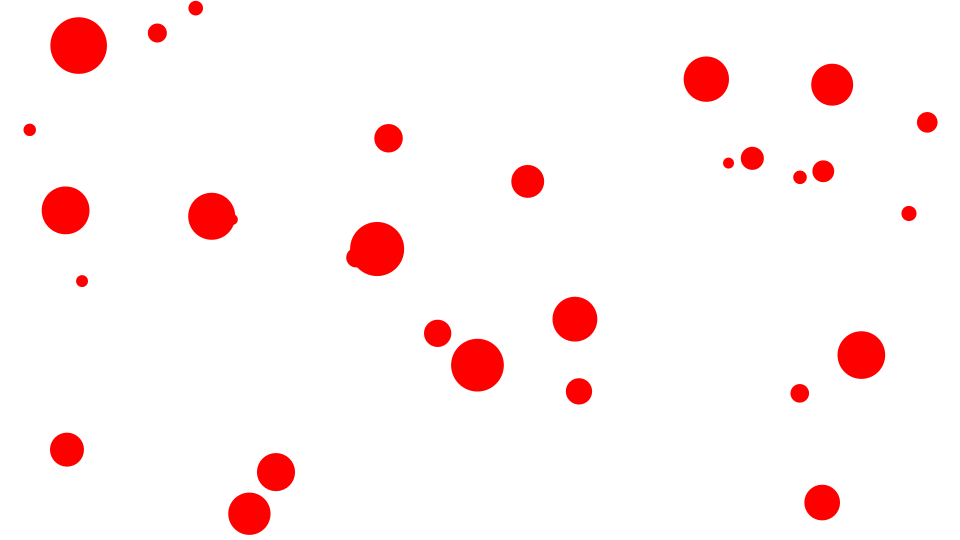
Frame 1 (no input)
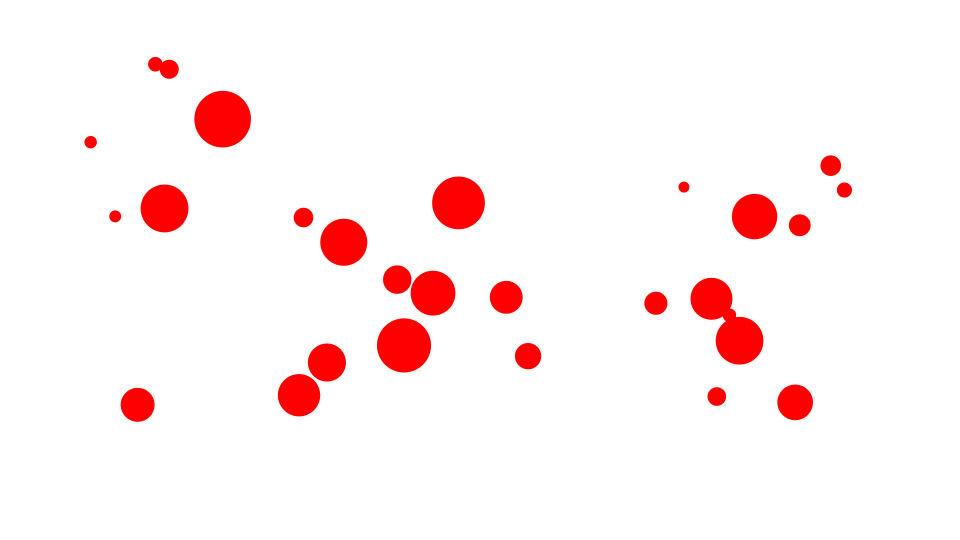
Frame 60 (the mouse pressed at the canvas centre just before this capture)
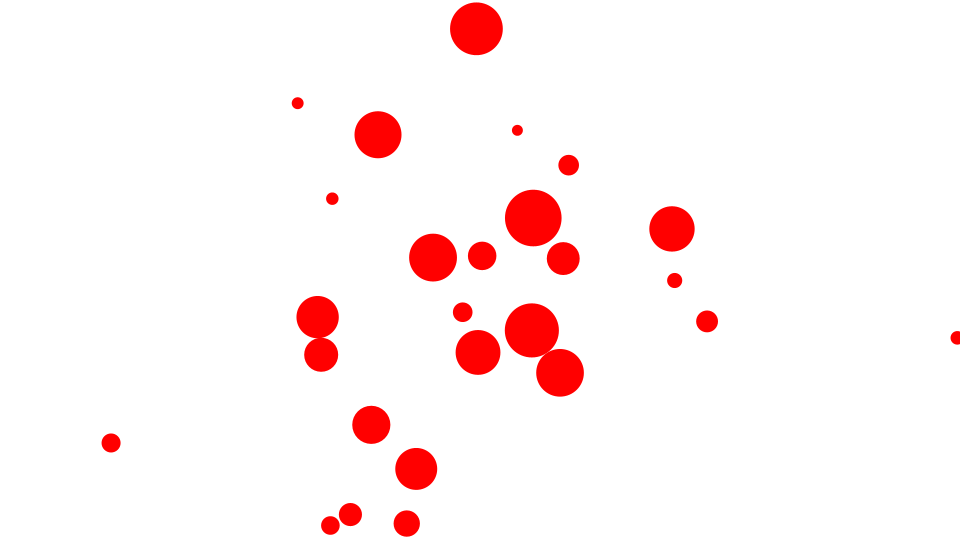
Frame 120 (the mouse held since frame 60 and released just before this capture)

The Processing sketch that drew these frames (run headless with seeded random() and noise(); from frame 60 on, the mouse is pressed at the canvas centre):

// Processing sketch: GravityRandom
// ── GravityRandom.pde
Ball[] particles;
static final int numParticles = 30;

void setup() {
  size(960, 540);
  frameRate(30);
  initialize();
}

void initialize() {
  smooth();
  noStroke();
  
  particles = new Ball[numParticles];
  for(int i=0; i<numParticles; i++) {
    float size = random(25) + 5;
    particles[i] = new Ball(size);
    particles[i].x = random(width);
    particles[i].y = random(height);
    particles[i].mass = size;
    particles[i].setFillColor(color(255, 0, 0));
  }
}

void draw() {
  background(255);

  for(int i=0; i<numParticles; i++){
    Ball particle = particles[i];       
    particle.x += particle.vx;
    particle.y += particle.vy;
    particle.update();
  }
      
  for(int i=0; i<numParticles; i++){
    Ball partA = particles[i];
    for(int j=i+1; j<numParticles; j++){
      Ball partB = particles[j];
      checkCollision(partA, partB);
      gravitate(partA, partB);
    }
  }
}

void gravitate(Ball partA, Ball partB) {
  float dx = partB.x - partA.x;
  float dy = partB.y - partA.y;
  float distSQ = dx*dx + dy*dy;
  float dist = sqrt(distSQ);
  float force = partA.mass * partB.mass / distSQ;
  float ax = force * dx / dist;
  float ay = force * dy / dist;
  partA.vx += ax;
  partA.vy += ay;
  partB.vx -= ax;
  partB.vy -= ay;
}

void checkCollision(Ball ball0, Ball ball1) {
  float dx = ball1.x - ball0.x;
  float dy = ball1.y - ball0.y;
  float dist = sqrt(dx*dx + dy*dy);
  
  if(dist < ball0.radius + ball1.radius){
    float angle = atan2(dy, dx);
    float sine = sin(angle);
    float cosine = cos(angle);
    
    Point pos0 = new Point(0, 0);
    Point pos1 = rotate(dx, dy, sine, cosine, true);
    Point vel0 = rotate(ball0.vx, ball0.vy, sine, cosine, true);
    Point vel1 = rotate(ball1.vx, ball1.vy, sine, cosine, true);
    
    float vxTotal = vel0.x - vel1.x;
    vel0.x = ((ball0.mass - ball1.mass) * vel0.x + 2 * ball1.mass * vel1.x) / (ball0.mass + ball1.mass);
    vel1.x = vxTotal + vel0.x;

    float absV = abs(vel0.x) + abs(vel1.x);
    float overlap = (ball0.radius + ball1.radius)  - abs(pos0.x - pos1.x);
    pos0.x += vel0.x / absV * overlap;
    pos1.x += vel1.x / absV * overlap;
    
    Point pos0F = rotate(pos0.x, pos0.y, sine, cosine, false);
    Point pos1F = rotate(pos1.x, pos1.y, sine, cosine, false);

    ball1.x = ball0.x + pos1F.x;
    ball1.y = ball0.y + pos1F.y;
    ball0.x = ball0.x + pos0F.x;
    ball0.y = ball0.y + pos0F.y;
    
    Point vel0F = rotate(vel0.x, vel0.y, sine, cosine, false);
    Point vel1F = rotate(vel1.x, vel1.y, sine, cosine,false);
    ball0.vx = vel0F.x;
    ball0.vy = vel0F.y;
    ball1.vx = vel1F.x;
    ball1.vy = vel1F.y;
  }
}

Point rotate(float x, float y, float sine, float cosine, Boolean reverse) {
  Point result = new Point(0, 0);
  if(reverse){
    result.x = x * cosine + y * sine;
    result.y = y * cosine - x * sine;
  }else{
    result.x = x * cosine - y * sine;
    result.y = y * cosine + x * sine;
  }
  return result;  
}

////////////////////////////////

class Ball extends Sprite {
  float radius;
  float vx, vy;
  float mass = 1;
  
  Ball(float radius){
    super();
    this.radius = radius;
  }
  
  void draw(){
    if(dist(mouseX, mouseY, x, y) < radius) {
      isRollOver = true;
    }else{
      isRollOver = false;
    }
    ellipse(0, 0, radius*2, radius*2);
  }
}

////////////////////////////////

class Sprite extends Object {
  float x, y;
  float scaleX, scaleY;
  float width, height;
  float rotation;
  boolean visible;
  color strokeColor;
  color fillColor;
  Boolean isStroke;
  Boolean isFill;
  Boolean isRollOver;
  Boolean locked;
  float xoff, yoff;
 
  Sprite() {
    super();
    scaleX = 1.0;
    scaleY = 1.0;
    strokeColor = color(0);
    fillColor = color(0);
    isStroke = false;
    isFill = false;
    isRollOver = false;
    locked = false;
    visible = true;
  }
  
  void update() {
    if(! visible) return;
    pushMatrix();
    if(locked){
      x = mouseX - xoff;
      y = mouseY - yoff;
    }  
    translate(x, y);
    scale(scaleX, scaleY);
    rotate(rotation * PI / 180.0);
    if(isStroke) stroke(strokeColor);
    if(isFill) fill(fillColor);
    draw();
    popMatrix();
  }
  
  void setStrokeColor(color strokeColor) {
    this.strokeColor = strokeColor;
    isStroke = true;
  }
  
  void setFillColor(color fillColor) {
    this.fillColor = fillColor;
    isFill = true;
  }
  
  void startDrag() {
    if(isRollOver){
      locked = true;
      xoff = mouseX - x;
      yoff = mouseY - y;
    }
  }
  
  void stopDrag() {
    locked = false;
  }
  
  void draw() {}
}

////////////////////////////////

class Point extends Object {
  float x, y;
  
  Point(float x, float y) {
    super();
    this.x = x;
    this.y = y;
  }
}

////////////////////////////////

class Object {
  Object() {}
}
